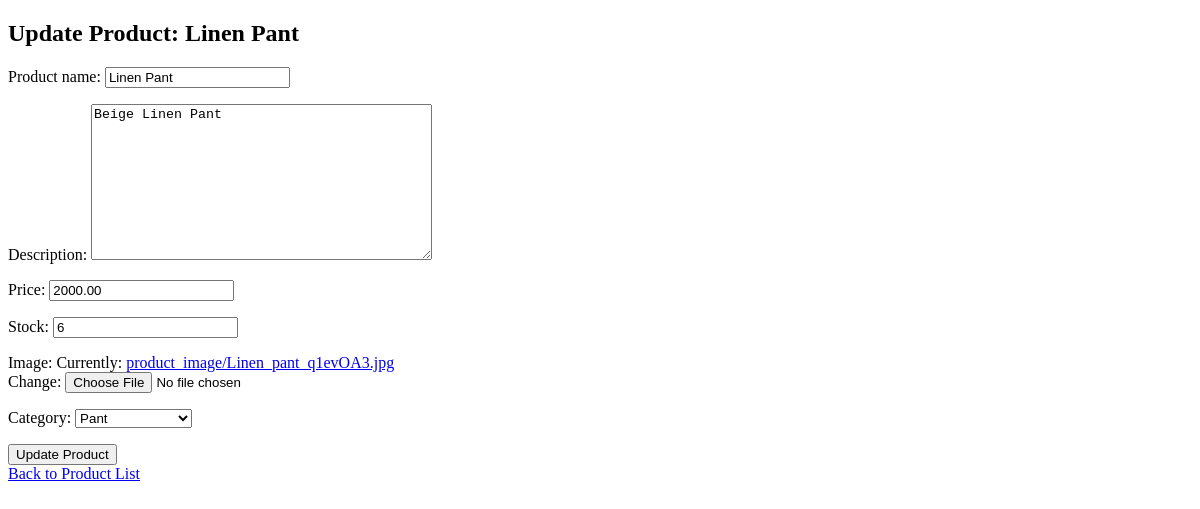
The app's page /product/form/3/ with its own data.
### product/models.py (models this page shows, shortened)
class Product(models.Model):
    product_name = models.CharField(max_length=100)
    description = models.TextField()
    price = models.DecimalField(max_digits=10, decimal_places=2)
    stock = models. PositiveIntegerField()
    image = models.ImageField(upload_to='product_image/')
    category = models.ForeignKey(Category, on_delete=models.CASCADE, null=True, blank=True)

### product/views.py (the view)
# urls.py: path('form/<int:pk>/', views.product_update, name='product_form'),
def product_update(request, pk):
    product = get_object_or_404(Product, pk=pk)
    if request.method == "POST":
        form = ProductForm(request.POST, request.FILES, instance=product)
        if form.is_valid():
            form.save()
            return redirect('product_list')
    else:
        form = ProductForm(instance=product)
    categories = Category.objects.all()
    context = {
        'form': form,
        'categories': categories,
    }
    return render(request, 'product/product_form.html', context)

### product/forms.py
class ProductForm(forms.ModelForm):
    class Meta:
        model = Product
        fields = ['product_name', 'description', 'price','stock','image','category']
    product_name = forms.CharField(required=True)
    description = forms.CharField(widget=forms.Textarea, required=True)
    price = forms.DecimalField(required=True)
    stock = forms.IntegerField(required=True)
    image = forms.ImageField(required=True)
    category = forms.ModelChoiceField(
        queryset=Category.objects.all(),
        required=True,
        empty_label="Select Category"
    )

### product/models.py (called while the page is built)
    def __str__(self):
        return self.name

### templates/Product/product_form.html (shortened to what this page needs)
<!DOCTYPE html>
<html>
<head>
    {% load static %}
    <link rel="stylesheet" href="{% static 'css/style.css' %}">
</head>
<body>
    <div class="form-container">
        <h2>
            {% if form.instance.pk %}
                Update Product: {{ form.instance.product_name }}
            {% else %}
                Add Product
            {% endif %}
        </h2>
        <form method="POST" enctype="multipart/form-data">
            {{ form.as_p }}
            <button type="submit">
                {% if form.instance.pk %}Update{% else %}Add{% endif %} Product
            </button>
        </form>
        <a href="{% url 'product_list' %}">Back to Product List</a>
    </div>
</body>
</html>

### records on screen
Product: instance.product_name "Linen Pant", product_name "Linen Pant", description "Beige Linen Pant", price "2000.00", stock "6", category "Pant"
